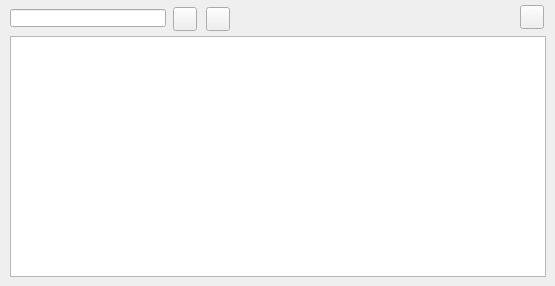
      <widget class="QWidget" name="page_event_node">
       <attribute name="title">
        <string>Hydrometer</string>
       </attribute>
       <widget class="QTableView" name="tbl_hydrometer">
        <property name="geometry">
         <rect>
          <x>10</x>
          <y>36</y>
          <width>536</width>
          <height>241</height>
         </rect>
        </property>
        <property name="sortingEnabled">
         <bool>true</bool>
        </property>
       </widget>
       <widget class="QLineEdit" name="hydrometer_id">
        <property name="geometry">
         <rect>
          <x>10</x>
          <y>9</y>
          <width>156</width>
          <height>18</height>
         </rect>
        </property>
       </widget>
       <widget class="QPushButton" name="btn_add_hydrometer">
        <property name="geometry">
         <rect>
          <x>173</x>
          <y>7</y>
          <width>24</width>
          <height>24</height>
         </rect>
        </property>
        <property name="text">
         <string/>
        </property>
        <property name="icon">
         <iconset>
          <normaloff>../icons/111b.png</normaloff>../icons/111b.png</iconset>
        </property>
        <property name="iconSize">
         <size>
          <width>22</width>
          <height>22</height>
         </size>
        </property>
       </widget>
       <widget class="QPushButton" name="btn_delete_hydrometer">
        <property name="geometry">
         <rect>
          <x>206</x>
          <y>7</y>
          <width>24</width>
          <height>24</height>
         </rect>
        </property>
        <property name="text">
         <string/>
        </property>
        <property name="icon">
         <iconset>
          <normaloff>../icons/112b.png</normaloff>../icons/112b.png</iconset>
        </property>
        <property name="iconSize">
         <size>
          <width>22</width>
          <height>22</height>
         </size>
        </property>
       </widget>
       <widget class="QPushButton" name="open_link">
        <property name="geometry">
         <rect>
          <x>520</x>
          <y>5</y>
          <width>24</width>
          <height>24</height>
         </rect>
        </property>
        <property name="text">
         <string/>
        </property>
        <property name="icon">
         <iconset>
          <normaloff>../icons/70b.png</normaloff>../icons/70b.png</iconset>
        </property>
        <property name="iconSize">
         <size>
          <width>22</width>
          <height>22</height>
         </size>
        </property>
       </widget>
      </widget>
